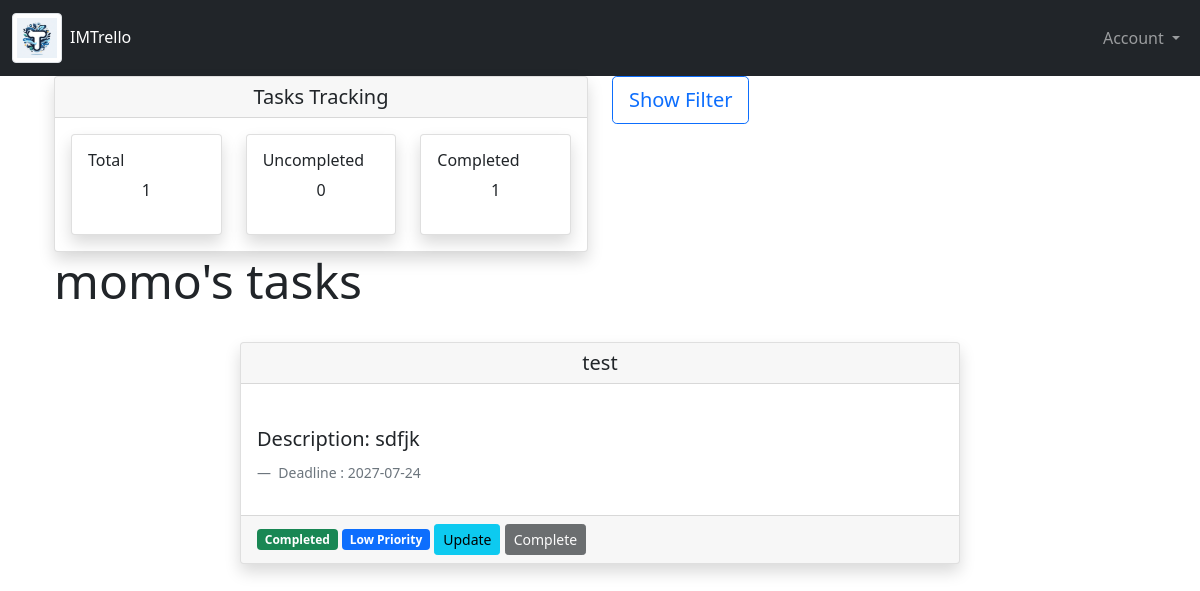
Page /developer/3 (signed in) on the committed database.
### app/models.py (models this page shows, shortened)
class User(UserMixin, db.Model):
    __tablename__ = 'users'
    id = db.Column(db.Integer, primary_key=True)
    name = db.Column(db.String(64))
    email = db.Column(db.String(64), unique=True)
    username = db.Column(db.String(64), unique=True)
    password_hash = db.Column(db.String(128))
    role_id = db.Column(db.Integer, db.ForeignKey('roles.id'))
    projects = db.relationship('Project', secondary='projects_user', back_populates='users_project')
    assigned_tasks = db.relationship('Task', secondary='tasks_user', back_populates='assigned_users')
    @property
    def password(self):
        raise AttributeError('password is not a readable attribute')

class Task(db.Model):
    __tablename__ = 'tasks'
    id = db.Column(db.Integer, primary_key=True)
    task_name = db.Column(db.String(64), nullable=False)
    completed = db.Column(db.Boolean, default=False, nullable=False)
    description = db.Column(db.String())
    is_new = db.Column(db.Boolean, default=True, nullable=False)
    comment = db.Column(db.String(), nullable=False)
    priority = db.Column(db.String())
    deadline = db.Column(db.Date)
    project_id = db.Column(db.Integer, db.ForeignKey('projects.id'))
    assigned_users = db.relationship('User', secondary='tasks_user', back_populates='assigned_tasks')

### app/main/views.py (the view, shortened to what this page needs)
@main.route('/developer/<user_name>', methods=['GET', 'POST'])
def developer(user_name):
    task = current_user.assigned_tasks
    total_tasks = len(task)
    total_tasks_completed = 0
    for t in task:
        if t.completed == True:
            total_tasks_completed += 1
        if t.is_new == True:
            flash('New Task(s) Available')
            t.is_new = False
            db.session.add(t)
            db.session.commit()
    total_tasks_uncompleted = total_tasks - total_tasks_completed
    filter_form = FilterForm()
    filter = None
    return render_template("main/developer.html", template_tasks=task, username=current_user.username,
                           total_tasks=total_tasks, total_tasks_completed=total_tasks_completed,
                           total_tasks_uncompleted=total_tasks_uncompleted,
                           filter=filter,
                           filter_form=filter_form)

### app/models.py (called while the page is built)
@login_manager.user_loader
def load_user(user_id):
    return User.query.get(int(user_id))

### app/templates/main/developer.html (shortened to what this page needs)
{% extends 'main/new_base.html' %}
{% block filter %}
<p>
   <button class="btn btn-outline-primary btn-lg " type="button" data-bs-toggle="collapse" data-bs-target="#collapseExample" aria-expanded="false" aria-controls="collapseExample">
    Show Filter
  </button>
</p>
{% endblock %}
{% block name %}
<h5 class="display-5">{{ current_user.username }}'s tasks</h5>
{% endblock %}
{% block tasks %}
    {% if filter==True %}
        {% for task in template_tasks %}
            {% if task.completed==True %}
            {% include "main/card_template.html" %}
            {% endif %}
        {% endfor %}
    {% elif filter %}
        {% for task in template_tasks %}
            {% if task.priority==filter %}
            {% include "main/card_template.html" %}
            {% endif %}
        {% endfor %}
    {% else %}
        {% for task in template_tasks %}
            {% include "main/card_template.html" %}
        {% endfor %}
    {% endif %}
{% endblock %}

### app/templates/main/card_template.html (shortened to what this page needs)
<div class="row justify-content-center mt-3">
    <div class="col-md-8">
        <div class="card-deck">
            <div class="card shadow">
                <h5 class="card-header text-center">{{ task.task_name }}</h5><br>
                <div class="card-body">
                    <figure>
                        <blockquote class="blockquote mb-0">
                          <p> Description: {{ task.description }}<br>
                          </p>
                        </blockquote><br>
                        <figcaption class="blockquote-footer">
                            Deadline : {{ task.deadline }}
                        </figcaption>
                    </figure>
                </div>
                <div class="card-footer">
                    {% if task.completed %}
                    <span class="badge bg-success">Completed</span>
                    {% else %}
                        <span class="badge bg-secondary" >Uncompleted</span>
                    {% endif %}
                    {% if task.priority == '1' %}
                        <span class="badge  bg-danger">Top Priority</span>
                    {% elif task.priority == '2' %}
                        <span class="badge  bg-warning">Not Urgent</span>
                    {% else %}
                        <span class="badge  bg-primary">Low Priority</span>
                    {% endif %}
                      <a class="btn btn-info btn-sm " href="{{ url_for('main.edit_task',task_id=task.id) }}" role="button" >
                        Update
                      </a>
                      <a class="btn btn-dark btn-sm {% if task.completed %} disabled {% endif %}" href="{{ url_for('main.complete_task',task_id=task.id) }}" role="button" {% if task.completed %} disabled {% endif %}>
                          Complete
                      </a>
                </div>
            </div>
        </div>
    </div>
</div>

### rows in the picture
User: username "momo"
Task: task_name "test", description "sdfjk", deadline "2027-07-24", completed "Completed", priority "Low Priority"

### other values in the picture
{{ total_tasks }} "1"
{{ total_tasks_uncompleted }} "0"
{{ total_tasks_completed }} "1"
